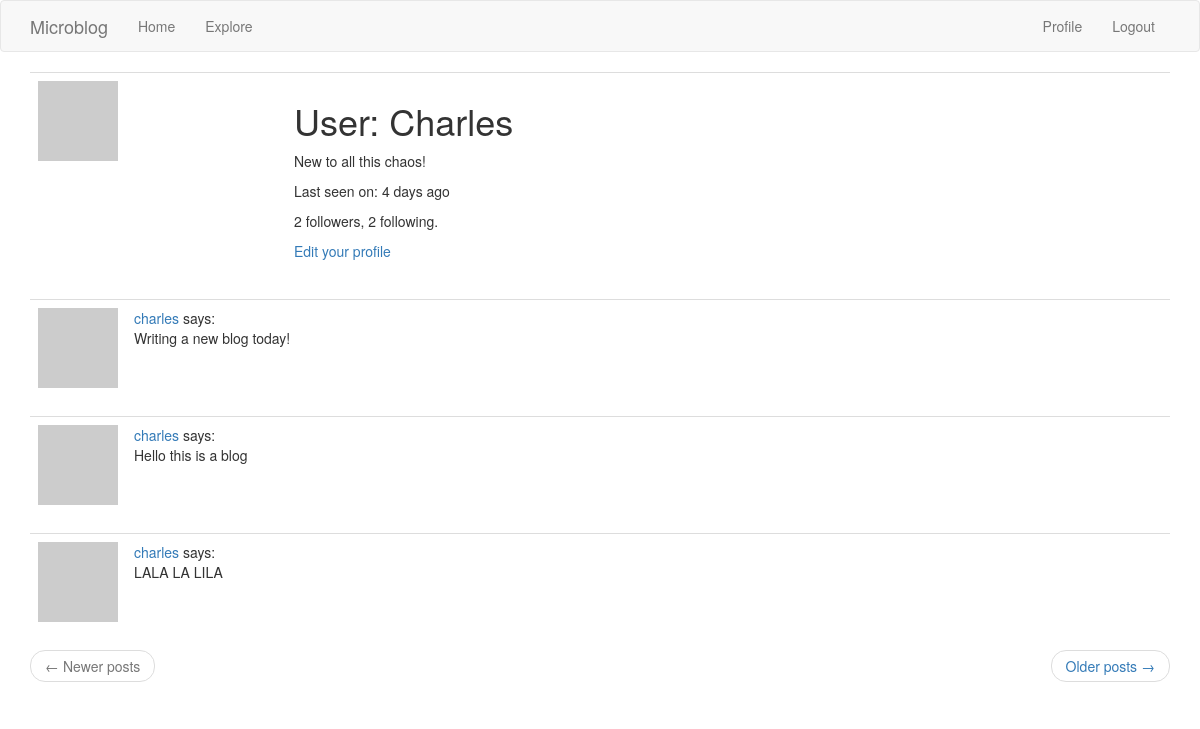
The app's page /user/charles (signed in), older data.
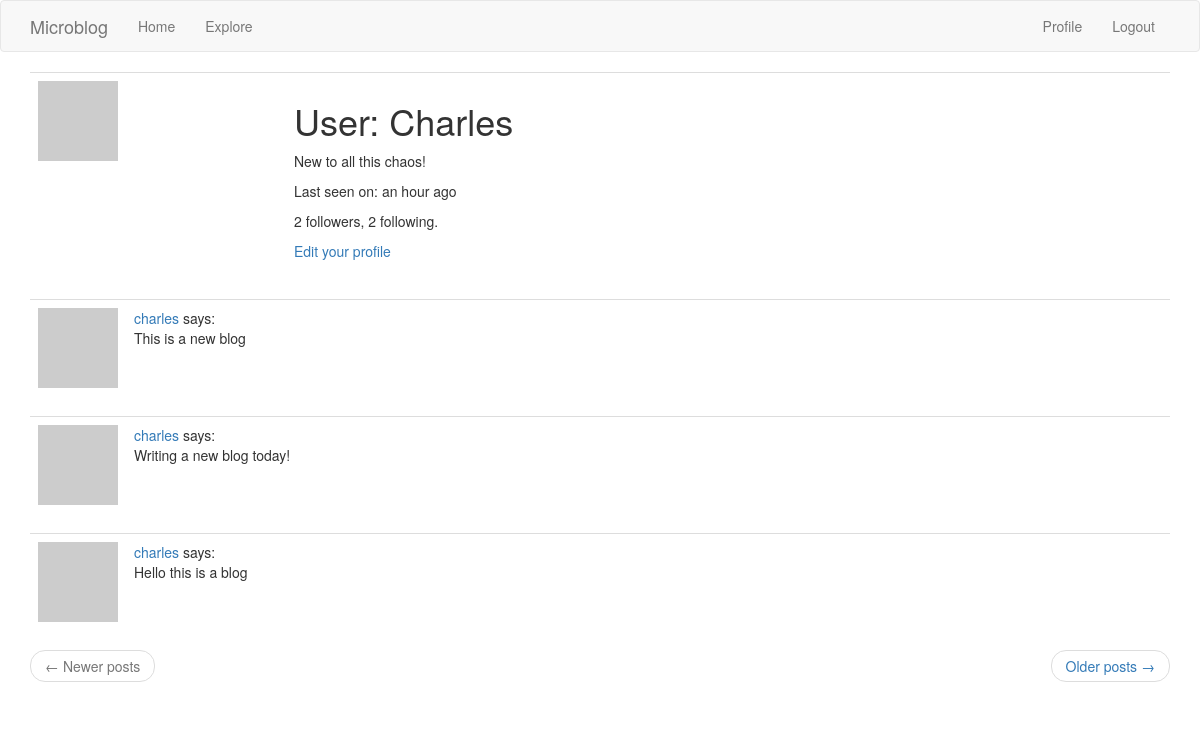
The same page, newer data.
### app/models.py (models this page shows, shortened)
class User(UserMixin,db.Model):
    id = db.Column(db.Integer, primary_key = True)
    username = db.Column(db.String(64), index = True, unique = True)
    email = db.Column(db.String(120), index = True, unique = True)
    password_hash = db.Column(db.String(128))
    about_me = db.Column(db.String(140))
    last_seen = db.Column(db.DateTime, default = datetime.utcnow)
    posts = db.relationship('Post',backref = 'author', lazy ='dynamic')
    followed = db.relationship('User', secondary = followers,
                primaryjoin=(followers.c.follower_id == id),
                secondaryjoin=(followers.c.followed_id == id),
                backref=db.backref('followers', lazy='dynamic'), lazy='dynamic')
    def avatar(self, size):
        digest = md5('anona8877@gmail.com'.lower().encode('utf-8')).hexdigest()
        if self.email is not None:
            digest = md5(self.email.lower().encode('utf-8')).hexdigest()
        return 'https://www.gravatar.com/avatar/{}?d=identicon&s={}'.format(
            digest, size)

class SearchableMixin(object):
    @classmethod
    def before_commit(cls, session):
        session._changes = {
            'add': list(session.new),
            'update': list(session.dirty),
            'delete': list(session.deleted)
        }
    @classmethod
    def after_commit(cls, session):
        for obj in session._changes['add']:
            if isinstance(obj, SearchableMixin):
                add_to_index(obj.__tablename__, obj)
        for obj in session._changes['update']:
            if isinstance(obj, SearchableMixin):
                add_to_index(obj.__tablename__, obj)
        for obj in session._changes['delete']:
            if isinstance(obj, SearchableMixin):
                remove_from_index(obj.__tablename__, obj)
        session._changes = None

class Post(SearchableMixin, db.Model):
    __searchable__ = ['body']
    id = db.Column(db.Integer, primary_key = True)
    body = db.Column(db.String(250))
    timestamp = db.Column(db.DateTime, index = True, default = datetime.utcnow)
    user_id = db.Column(db.Integer, db.ForeignKey('user.id'))

### app/routes.py (the view)
@app.route('/user/<username>')
@login_required
def user(username):
    user = User.query.filter_by(username=username).first_or_404()
    page = request.args.get('page', 1, type=int)
    posts = user.posts.order_by(Post.timestamp.desc()).paginate(
        page, app.config['POST_PER_PAGE'], False)
    next_url = url_for('user', username=user.username, page=posts.next_num) \
        if posts.has_next else None
    prev_url = url_for('user', username=user.username, page=posts.prev_num) \
        if posts.has_prev else None
    return render_template('user.html', user=user, posts=posts.items,
                           next_url=next_url, prev_url=prev_url)

### app/models.py (called while the page is built)
@login.user_loader
def load_user(id):
    return User.query.get(int(id))

### app/routes.py (called while the page is built)
@app.before_request
def before_request():
    if current_user.is_authenticated:
        current_user.last_seen = datetime.utcnow()
        db.session.commit()
        g.search_form = SearchForm()

### templates/user.html
{% extends "base.html" %}
{% block app_content %}
    <table class="table table-hover">
        <tr>
            <td width="256px"><img src="{{ user.avatar(200) }}"></td>
            <td>
                <h1>User: {{ user.username.capitalize() }}</h1>
                {% if user.about_me %}<p>{{ user.about_me }}</p>{% endif %}
                {% if user.last_seen %}<p>Last seen on: {{ moment(user.last_seen).fromNow() }}</p>{% endif %}
                <p>{{ user.followers.count() }} followers, {{ user.followed.count() }} following.</p>
                {% if user == current_user %}
                <p><a href="{{ url_for('edit_profile') }}">Edit your profile</a></p>
                {% elif not current_user.is_following(user) %}
                <p><a href="{{ url_for('follow', username=user.username) }}">Follow</a></p>
                {% else %}
                <p><a href="{{ url_for('unfollow', username=user.username) }}">Unfollow</a></p>
                {% endif %}
            </td>
        </tr>
    </table>
    {% for post in posts %}
        {% include '_post.html' %}
    {% endfor %}
    <nav aria-label="...">
        <ul class="pager">
            <li class="previous{% if not prev_url %} disabled{% endif %}">
                <a href="{{ prev_url or '#' }}">
                    <span aria-hidden="true">&larr;</span> Newer posts
                </a>
            </li>
            <li class="next{% if not next_url %} disabled{% endif %}">
                <a href="{{ next_url or '#' }}">
                    Older posts <span aria-hidden="true">&rarr;</span>
                </a>
            </li>
        </ul>
    </nav>
{% endblock %}

### templates/_post.html
<table class="table table-dark">
    <tr>
        <td width="70px">
            <a href="{{ url_for('user', username=post.author.username) }}">
                <img src="{{ post.author.avatar(70) }}" />
            </a>
        </td>
        <td>
            <a href="{{ url_for('user', username=post.author.username) }}">
                {{ post.author.username }}
            </a>
            says:
            <br>
            {{ post.body }}
        </td>
    </tr>
</table>

Row changes from the older to the newer data that the page shows:
no longer on this page (row unchanged): Post: author.username "charles", body "LALA LA LILA"
changed User "Charles": last_seen "4 days ago" → "an hour ago"
added Post: author.username "charles", body "This is a new blog"
